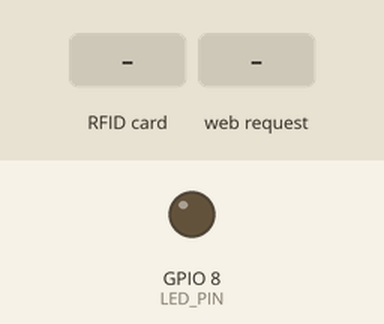
Simulated run of this sketch. Board: ESP32-S3. Parts: output pins drawn as LEDs (lit = HIGH). The test bench sets the inputs (shaded band). WiFi joins after 1.5 s; servers stay silent unless stated; what the sketch prints to the serial monitor is not drawn.

Above: at 2.7 s.
2.8 s: RFID card 50 C0 6F 1E held to the reader
At 3.2 s:
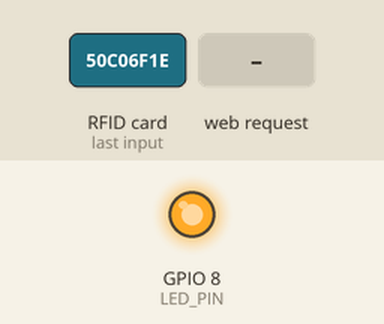
4.3 s: HTTP request GET /logout received
At 5.0 s:
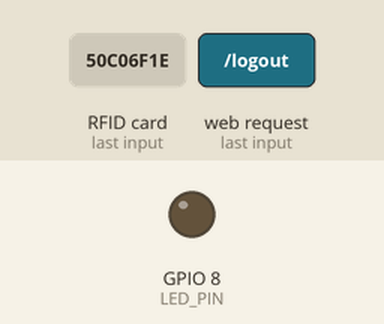
5.8 s: RFID card 73 79 37 06 held to the reader
At 6.9 s:
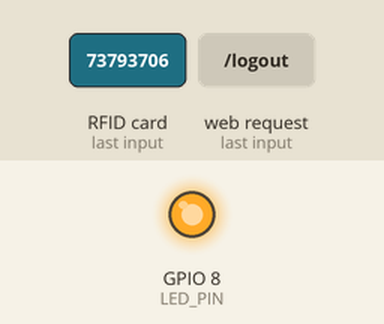
Timing chart, 0 to 8.8 s (numbered marks = the images above; inputs shaded):
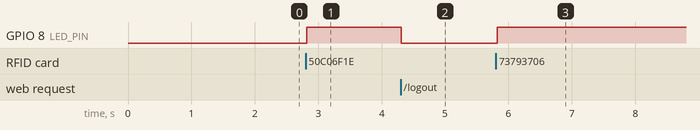

Measured:
- after the input at 2.8 s, GPIO 8 (LED_PIN): LOW → HIGH at once
- after the input at 4.3 s, GPIO 8 (LED_PIN): HIGH → LOW at once
- after the input at 5.8 s, GPIO 8 (LED_PIN): LOW → HIGH at once

The sketch:

esp32-s3.ino
```cpp
#include <WiFi.h>
#include <WebServer.h>
#include <SPI.h>
#include <MFRC522.h>
#include <ArduinoJson.h>

//================= WIFI =================
const char* ssid = "a";
const char* password = "30052005f";

//=============== RC522 (SPI) ==================
// ESP32-S3-N16R8 note: GPIO 33-37 are reserved for octal PSRAM/flash
// on N16R8 boards, and GPIO 0/3/45/46 are strapping pins. Pins below
// avoid all of those and are safe general-purpose pins on most S3
// dev boards. Adjust if your specific board silkscreen differs

#define SCK_PIN   12
#define MISO_PIN  13
#define MOSI_PIN  11
#define SS_PIN    10   // RC522 SDA/SS
#define RST_PIN   9    // RC522 RST

MFRC522 rfid(SS_PIN, RST_PIN);

//================ LED ===================
#define LED_PIN 8   // Many ESP32-S3 boards have an onboard LED on GPIO2/8/48;
                     // change to 2 or 48 if that's what your board uses.

WebServer server(80);

//=========== OPERATOR DATABASE ==========
const int NUM_OPERATORS = 4;

String operatorUIDs[NUM_OPERATORS] = {
  "50C06F1E",   // Card 1
  "73793706",   // Card 2
  "459AF605",   // Card 3
  "7A42F505"    // Card 4
};

String operatorNames[NUM_OPERATORS] = {
  "Farhan",
  "Parvez",
  "Nayaz",
  "Pariya"
};

String operatorIDs[NUM_OPERATORS] = {
  "OP001",
  "OP002",
  "OP003",
  "OP004"
};

//============== SESSION DATA ============
bool loggedIn = false;

String currentUID = "";
String operatorName = "";
String operatorId = "";

String machineName = "CNC Machine";
String machineId = "CNC-01";
String machineStatus = "Idle";
String shift = "Morning";

unsigned long loginMillis = 0;

//========================================

void handleStatus() {

  StaticJsonDocument<512> doc;

  doc["active"] = loggedIn;
  doc["operator_name"] = operatorName;
  doc["operator_id"] = operatorId;
  doc["machine_name"] = machineName;
  doc["machine_id"] = machineId;
  doc["machine_status"] = machineStatus;
  doc["shift"] = shift;
  doc["uid"] = currentUID;

  if (loggedIn)
    doc["session_seconds"] =
      (millis() - loginMillis) / 1000;
  else
    doc["session_seconds"] = 0;

  String response;
  serializeJson(doc, response);

  server.sendHeader("Access-Control-Allow-Origin", "*");
  server.send(200, "application/json", response);
}

//========================================

void handleLogout() {

  loggedIn = false;
  currentUID = "";
  operatorName = "";
  operatorId = "";
  machineStatus = "Idle";

  digitalWrite(LED_PIN, LOW);

  server.sendHeader("Access-Control-Allow-Origin", "*");
  server.send(200, "text/plain", "Logged Out");

  Serial.println("Logged Out");
}

//========================================

void setup() {

  Serial.begin(115200);

  pinMode(LED_PIN, OUTPUT);
  digitalWrite(LED_PIN, LOW);

  // RFID - explicit SPI pin mapping required on ESP32-S3
  SPI.begin(SCK_PIN, MISO_PIN, MOSI_PIN, SS_PIN);
  rfid.PCD_Init();

  Serial.println("RFID Reader Ready");
  Serial.println("Scan Card...");

  // WiFi
  WiFi.begin(ssid, password);

  Serial.print("Connecting WiFi");

  while (WiFi.status() != WL_CONNECTED) {
    delay(500);
    Serial.print(".");
  }

  Serial.println("\nWiFi Connected");
  Serial.print("IP Address: ");
  Serial.println(WiFi.localIP());

  // API
  server.on("/status", HTTP_GET, handleStatus);
  server.on("/logout", HTTP_GET, handleLogout);
  server.on(
    "/",
    HTTP_OPTIONS,
    []() {
        server.sendHeader("Access-Control-Allow-Origin", "*");
        server.sendHeader("Access-Control-Allow-Methods", "GET, OPTIONS");
        server.sendHeader("Access-Control-Allow-Headers", "*");
        server.send(204);
    }
);

  server.begin();

  Serial.println("HTTP Server Started");
}

//========================================

void loop() {

  server.handleClient();

  if (!rfid.PICC_IsNewCardPresent())
    return;

  if (!rfid.PICC_ReadCardSerial())
    return;

  String uid = "";

  for (byte i = 0; i < rfid.uid.size; i++) {

    if (rfid.uid.uidByte[i] < 0x10)
      uid += "0";

    uid += String(rfid.uid.uidByte[i], HEX);
  }

  uid.toUpperCase();

  Serial.print("Card UID: ");
  Serial.println(uid);

  // Find Operator
  int operatorIndex = -1;

  for (int i = 0; i < NUM_OPERATORS; i++) {

    if (uid == operatorUIDs[i]) {
      operatorIndex = i;
      break;
    }
  }

  // Valid Card
  if (operatorIndex != -1) {

    // Login
    if (!loggedIn) {

      loggedIn = true;

      currentUID = uid;
      operatorName = operatorNames[operatorIndex];
      operatorId = operatorIDs[operatorIndex];

      machineStatus = "Running";

      loginMillis = millis();

      digitalWrite(LED_PIN, HIGH);

      Serial.println("===== LOGIN SUCCESS =====");
      Serial.println("Operator: " + operatorName);
      Serial.println("ID: " + operatorId);
      Serial.println("========================");
    }

    // Logout if same card scanned again
    else if (uid == currentUID) {

      loggedIn = false;

      currentUID = "";
      operatorName = "";
      operatorId = "";

      machineStatus = "Idle";

      digitalWrite(LED_PIN, LOW);

      Serial.println("===== LOGOUT SUCCESS =====");
    }

    // Another operator tries while one is active
    else {

      Serial.println("Another operator already logged in");
    }
  }

  // Invalid Card
  else {

    Serial.println("ACCESS DENIED");

    for (int i = 0; i < 3; i++) {
      digitalWrite(LED_PIN, HIGH);
      delay(100);
      digitalWrite(LED_PIN, LOW);
      delay(100);
    }
  }

  rfid.PICC_HaltA();
  rfid.PCD_StopCrypto1();

  delay(300);
}
```
